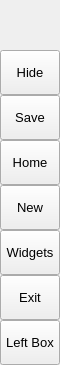
        <widget class="QFrame" name="leftMenuBg">
         <property name="minimumSize">
          <size>
           <width>60</width>
           <height>0</height>
          </size>
         </property>
         <property name="maximumSize">
          <size>
           <width>60</width>
           <height>16777215</height>
          </size>
         </property>
         <property name="frameShape">
          <enum>QFrame::NoFrame</enum>
         </property>
         <property name="frameShadow">
          <enum>QFrame::Raised</enum>
         </property>
         <layout class="QVBoxLayout" name="verticalLayout_3">
          <property name="spacing">
           <number>0</number>
          </property>
          <property name="leftMargin">
           <number>0</number>
          </property>
          <property name="topMargin">
           <number>0</number>
          </property>
          <property name="rightMargin">
           <number>0</number>
          </property>
          <property name="bottomMargin">
           <number>0</number>
          </property>
          <item>
           <widget class="QFrame" name="topLogoInfo">
            <property name="minimumSize">
             <size>
              <width>0</width>
              <height>50</height>
             </size>
            </property>
            <property name="maximumSize">
             <size>
              <width>16777215</width>
              <height>50</height>
             </size>
            </property>
            <property name="frameShape">
             <enum>QFrame::NoFrame</enum>
            </property>
            <property name="frameShadow">
             <enum>QFrame::Raised</enum>
            </property>
            <widget class="QFrame" name="topLogo">
             <property name="geometry">
              <rect>
               <x>10</x>
               <y>5</y>
               <width>42</width>
               <height>42</height>
              </rect>
             </property>
             <property name="minimumSize">
              <size>
               <width>42</width>
               <height>42</height>
              </size>
             </property>
             <property name="maximumSize">
              <size>
               <width>42</width>
               <height>42</height>
              </size>
             </property>
             <property name="frameShape">
              <enum>QFrame::NoFrame</enum>
             </property>
             <property name="frameShadow">
              <enum>QFrame::Raised</enum>
             </property>
            </widget>
            <widget class="QLabel" name="titleLeftApp">
             <property name="geometry">
              <rect>
               <x>70</x>
               <y>8</y>
               <width>160</width>
               <height>20</height>
              </rect>
             </property>
             <property name="font">
              <font>
               <family>Segoe UI Semibold</family>
               <pointsize>12</pointsize>
               <weight>7</weight>
               <italic>false</italic>
               <bold>false</bold>
              </font>
             </property>
             <property name="text">
              <string>PyDracula</string>
             </property>
             <property name="alignment">
              <set>Qt::AlignLeading|Qt::AlignLeft|Qt::AlignTop</set>
             </property>
            </widget>
            <widget class="QLabel" name="titleLeftDescription">
             <property name="geometry">
              <rect>
               <x>70</x>
               <y>27</y>
               <width>160</width>
               <height>16</height>
              </rect>
             </property>
             <property name="maximumSize">
              <size>
               <width>16777215</width>
               <height>16</height>
              </size>
             </property>
             <property name="font">
              <font>
               <family>Segoe UI</family>
               <pointsize>8</pointsize>
               <weight>50</weight>
               <italic>false</italic>
               <bold>false</bold>
              </font>
             </property>
             <property name="text">
              <string>Modern GUI / Flat Style</string>
             </property>
             <property name="alignment">
              <set>Qt::AlignLeading|Qt::AlignLeft|Qt::AlignTop</set>
             </property>
            </widget>
           </widget>
          </item>
          <item>
           <widget class="QFrame" name="leftMenuFrame">
            <property name="frameShape">
             <enum>QFrame::NoFrame</enum>
            </property>
            <property name="frameShadow">
             <enum>QFrame::Raised</enum>
            </property>
            <layout class="QVBoxLayout" name="verticalMenuLayout">
             <property name="spacing">
              <number>0</number>
             </property>
             <property name="leftMargin">
              <number>0</number>
             </property>
             <property name="topMargin">
              <number>0</number>
             </property>
             <property name="rightMargin">
              <number>0</number>
             </property>
             <property name="bottomMargin">
              <number>0</number>
             </property>
             <item>
              <widget class="QFrame" name="toggleBox">
               <property name="maximumSize">
                <size>
                 <width>16777215</width>
                 <height>45</height>
                </size>
               </property>
               <property name="frameShape">
                <enum>QFrame::NoFrame</enum>
               </property>
               <property name="frameShadow">
                <enum>QFrame::Raised</enum>
               </property>
               <layout class="QVBoxLayout" name="verticalLayout_4">
                <property name="spacing">
                 <number>0</number>
                </property>
                <property name="leftMargin">
                 <number>0</number>
                </property>
                <property name="topMargin">
                 <number>0</number>
                </property>
                <property name="rightMargin">
                 <number>0</number>
                </property>
                <property name="bottomMargin">
                 <number>0</number>
                </property>
                <item>
                 <widget class="QPushButton" name="toggleButton">
                  <property name="sizePolicy">
                   <sizepolicy hsizetype="Expanding" vsizetype="Fixed">
                    <horstretch>0</horstretch>
                    <verstretch>0</verstretch>
                   </sizepolicy>
                  </property>
                  <property name="minimumSize">
                   <size>
                    <width>0</width>
                    <height>45</height>
                   </size>
                  </property>
                  <property name="font">
                   <font>
                    <family>Segoe UI</family>
                    <pointsize>10</pointsize>
                    <weight>50</weight>
                    <italic>false</italic>
                    <bold>false</bold>
                   </font>
                  </property>
                  <property name="cursor">
                   <cursorShape>PointingHandCursor</cursorShape>
                  </property>
                  <property name="layoutDirection">
                   <enum>Qt::LeftToRight</enum>
                  </property>
                  <property name="styleSheet">
                   <string notr="true">background-image: url(:/icons/images/icons/icon_menu.png);</string>
                  </property>
                  <property name="text">
                   <string>Hide</string>
                  </property>
                 </widget>
                </item>
               </layout>
              </widget>
             </item>
             <item alignment="Qt::AlignTop">
              <widget class="QFrame" name="topMenu">
               <property name="frameShape">
                <enum>QFrame::NoFrame</enum>
               </property>
               <property name="frameShadow">
                <enum>QFrame::Raised</enum>
               </property>
               <layout class="QVBoxLayout" name="verticalLayout_8">
                <property name="spacing">
                 <number>0</number>
                </property>
                <property name="leftMargin">
                 <number>0</number>
                </property>
                <property name="topMargin">
                 <number>0</number>
                </property>
                <property name="rightMargin">
                 <number>0</number>
                </property>
                <property name="bottomMargin">
                 <number>0</number>
                </property>
                <item>
                 <widget class="QPushButton" name="btn_connect">
                  <property name="sizePolicy">
                   <sizepolicy hsizetype="Expanding" vsizetype="Fixed">
                    <horstretch>0</horstretch>
                    <verstretch>0</verstretch>
                   </sizepolicy>
                  </property>
                  <property name="minimumSize">
                   <size>
                    <width>0</width>
                    <height>45</height>
                   </size>
                  </property>
                  <property name="font">
                   <font>
                    <family>Segoe UI</family>
                    <pointsize>10</pointsize>
                    <weight>50</weight>
                    <italic>false</italic>
                    <bold>false</bold>
                   </font>
                  </property>
                  <property name="cursor">
                   <cursorShape>PointingHandCursor</cursorShape>
                  </property>
                  <property name="layoutDirection">
                   <enum>Qt::LeftToRight</enum>
                  </property>
                  <property name="styleSheet">
                   <string notr="true">background-image: url(:/icons/images/icons/cil-arrow-circle-right.png);</string>
                  </property>
                  <property name="text">
                   <string>Save</string>
                  </property>
                 </widget>
                </item>
                <item>
                 <widget class="QPushButton" name="btn_repo">
                  <property name="sizePolicy">
                   <sizepolicy hsizetype="Expanding" vsizetype="Fixed">
                    <horstretch>0</horstretch>
                    <verstretch>0</verstretch>
                   </sizepolicy>
                  </property>
                  <property name="minimumSize">
                   <size>
                    <width>0</width>
                    <height>45</height>
                   </size>
                  </property>
                  <property name="font">
                   <font>
                    <family>Segoe UI</family>
                    <pointsize>10</pointsize>
                    <weight>50</weight>
                    <italic>false</italic>
                    <bold>false</bold>
                   </font>
                  </property>
                  <property name="cursor">
                   <cursorShape>PointingHandCursor</cursorShape>
                  </property>
                  <property name="layoutDirection">
                   <enum>Qt::LeftToRight</enum>
                  </property>
                  <property name="styleSheet">
                   <string notr="true">background-image: url(:/icons/images/icons/cil-home.png);</string>
                  </property>
                  <property name="text">
                   <string>Home</string>
                  </property>
                 </widget>
                </item>
                <item>
                 <widget class="QPushButton" name="btn_fetch">
                  <property name="sizePolicy">
                   <sizepolicy hsizetype="Expanding" vsizetype="Fixed">
                    <horstretch>0</horstretch>
                    <verstretch>0</verstretch>
                   </sizepolicy>
                  </property>
                  <property name="minimumSize">
                   <size>
                    <width>0</width>
                    <height>45</height>
                   </size>
                  </property>
                  <property name="font">
                   <font>
                    <family>Segoe UI</family>
                    <pointsize>10</pointsize>
                    <weight>50</weight>
                    <italic>false</italic>
                    <bold>false</bold>
                   </font>
                  </property>
                  <property name="cursor">
                   <cursorShape>PointingHandCursor</cursorShape>
                  </property>
                  <property name="layoutDirection">
                   <enum>Qt::LeftToRight</enum>
                  </property>
                  <property name="styleSheet">
                   <string notr="true">background-image: url(:/icons/images/icons/cil-file.png);</string>
                  </property>
                  <property name="text">
                   <string>New</string>
                  </property>
                 </widget>
                </item>
                <item>
                 <widget class="QPushButton" name="btn_notification">
                  <property name="sizePolicy">
                   <sizepolicy hsizetype="Expanding" vsizetype="Fixed">
                    <horstretch>0</horstretch>
                    <verstretch>0</verstretch>
                   </sizepolicy>
                  </property>
                  <property name="minimumSize">
                   <size>
                    <width>0</width>
                    <height>45</height>
                   </size>
                  </property>
                  <property name="font">
                   <font>
                    <family>Segoe UI</family>
                    <pointsize>10</pointsize>
                    <weight>50</weight>
                    <italic>false</italic>
                    <bold>false</bold>
                   </font>
                  </property>
                  <property name="cursor">
                   <cursorShape>PointingHandCursor</cursorShape>
                  </property>
                  <property name="layoutDirection">
                   <enum>Qt::LeftToRight</enum>
                  </property>
                  <property name="styleSheet">
                   <string notr="true">background-image: url(:/icons/images/icons/cil-gamepad.png);</string>
                  </property>
                  <property name="text">
                   <string>Widgets</string>
                  </property>
                 </widget>
                </item>
                <item>
                 <widget class="QPushButton" name="btn_disconnect">
                  <property name="sizePolicy">
                   <sizepolicy hsizetype="Expanding" vsizetype="Fixed">
                    <horstretch>0</horstretch>
                    <verstretch>0</verstretch>
                   </sizepolicy>
                  </property>
                  <property name="minimumSize">
                   <size>
                    <width>0</width>
                    <height>45</height>
                   </size>
                  </property>
                  <property name="font">
                   <font>
                    <family>Segoe UI</family>
                    <pointsize>10</pointsize>
                    <weight>50</weight>
                    <italic>false</italic>
                    <bold>false</bold>
                   </font>
                  </property>
                  <property name="cursor">
                   <cursorShape>PointingHandCursor</cursorShape>
                  </property>
                  <property name="layoutDirection">
                   <enum>Qt::LeftToRight</enum>
                  </property>
                  <property name="styleSheet">
                   <string notr="true">background-image: url(:/icons/images/icons/cil-x.png);</string>
                  </property>
                  <property name="text">
                   <string>Exit</string>
                  </property>
                 </widget>
                </item>
               </layout>
              </widget>
             </item>
             <item alignment="Qt::AlignBottom">
              <widget class="QFrame" name="bottomMenu">
               <property name="frameShape">
                <enum>QFrame::NoFrame</enum>
               </property>
               <property name="frameShadow">
                <enum>QFrame::Raised</enum>
               </property>
               <layout class="QVBoxLayout" name="verticalLayout_9">
                <property name="spacing">
                 <number>0</number>
                </property>
                <property name="leftMargin">
                 <number>0</number>
                </property>
                <property name="topMargin">
                 <number>0</number>
                </property>
                <property name="rightMargin">
                 <number>0</number>
                </property>
                <property name="bottomMargin">
                 <number>0</number>
                </property>
                <item>
                 <widget class="QPushButton" name="toggleLeftBox">
                  <property name="sizePolicy">
                   <sizepolicy hsizetype="Expanding" vsizetype="Fixed">
                    <horstretch>0</horstretch>
                    <verstretch>0</verstretch>
                   </sizepolicy>
                  </property>
                  <property name="minimumSize">
                   <size>
                    <width>0</width>
                    <height>45</height>
                   </size>
                  </property>
                  <property name="font">
                   <font>
                    <family>Segoe UI</family>
                    <pointsize>10</pointsize>
                    <weight>50</weight>
                    <italic>false</italic>
                    <bold>false</bold>
                   </font>
                  </property>
                  <property name="cursor">
                   <cursorShape>PointingHandCursor</cursorShape>
                  </property>
                  <property name="layoutDirection">
                   <enum>Qt::LeftToRight</enum>
                  </property>
                  <property name="styleSheet">
                   <string notr="true">background-image: url(:/icons/images/icons/icon_settings.png);</string>
                  </property>
                  <property name="text">
                   <string>Left Box</string>
                  </property>
                 </widget>
                </item>
               </layout>
              </widget>
             </item>
            </layout>
           </widget>
          </item>
         </layout>
        </widget>
